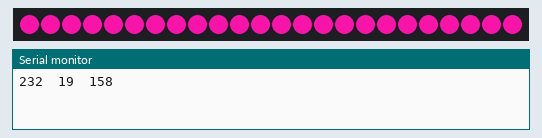
Simulated run of this sketch. Board: Arduino Nano 33 BLE. Parts: 24 RGB LEDs in strip order, left to right, the last lines printed to the serial monitor. Dim RGB values are drawn brighter than linear; random numbers use the default seed unless the sketch sets one.

Above: at 0.1 s.
At 3.1 s:
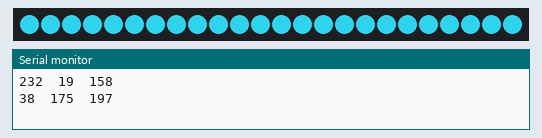
At 9.1 s:
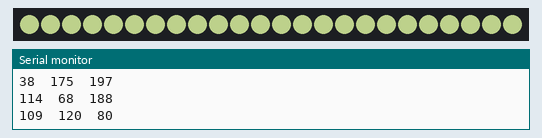
At 18.1 s:
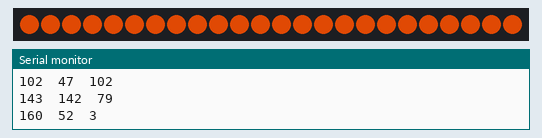
At 24.1 s:
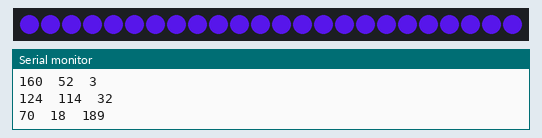
At 36.1 s:
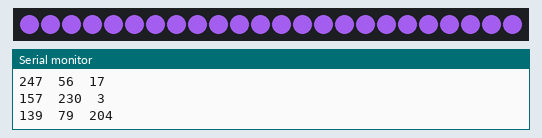

Measured:
- what the display in image 1 shows lasts 3.0 s, from 3.0 s to 6.0 s

The sketch:

sketch_apr16a.ino
```cpp
#include <Adafruit_NeoPixel.h>
#include <Arduino_LSM9DS1.h>


#define PIN            3  // Set the pin number to which the Data-In of the Neopixel Ring is connected
#define NUMPIXELS      24 // Set the number of pixels in your Neopixel Ring
Adafruit_NeoPixel pixels = Adafruit_NeoPixel(NUMPIXELS, PIN, NEO_GRB + NEO_KHZ800);

void setup() {
  pixels.begin(); // Initialize the Neopixel library
  Serial.begin(9600);
}

void loop() {
  // put your main code here, to run repeatedly:

  unsigned int r = (int)random(255);
  unsigned int g = (int)random(255);
  unsigned int b = (int)random(255);

  colorWipe(pixels.Color(r, g, b)); // Display white color

  Serial.print(r);
  Serial.print("\t");
  Serial.print(g);
  Serial.print("\t");
  Serial.print(b);
  Serial.print("\n");

  delay(3000);

}


// Function to perform a color wipe effect
void colorWipe(uint32_t color) {
  for(int i=0; i<pixels.numPixels(); i++) {
    pixels.setPixelColor(i, color);
  }
  pixels.show();
}
```
